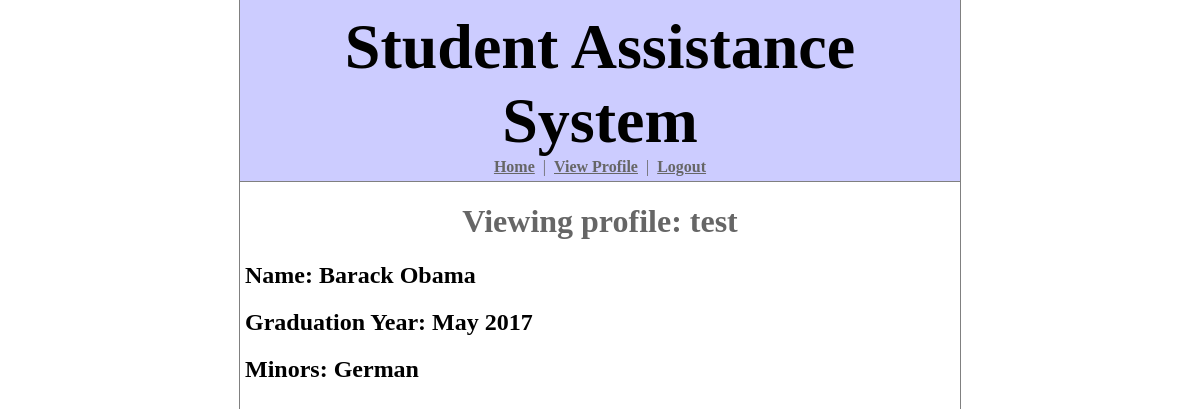
Page /accounts/profile/ (signed in) on the earlier database version.
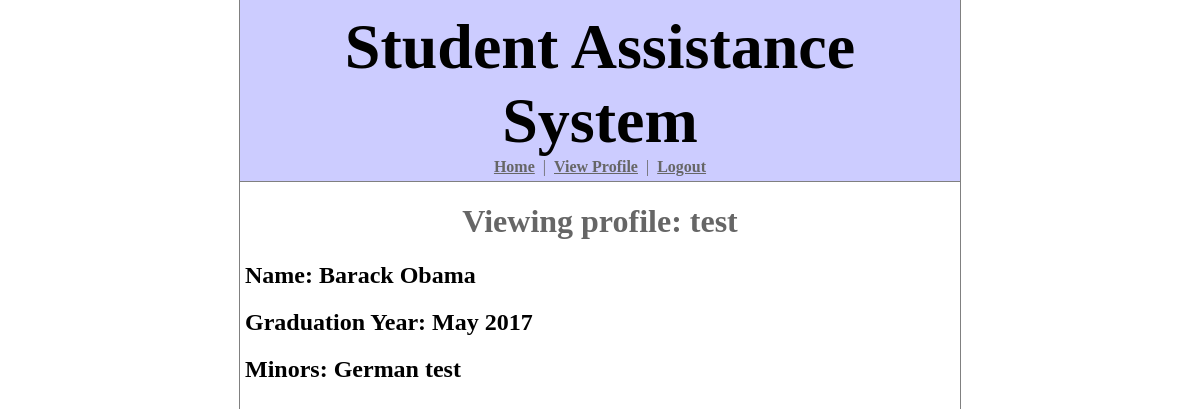
Same page on the later database version.
### student_assistance_system/models.py (models this page shows, shortened)
class RequirementSet(models.Model):
    name = models.CharField(max_length=50)
    department = models.ForeignKey(Department)
    type = models.IntegerField()  # 0 = major, 1 = minor, 2 = concentration
    effective_date = models.DateField()
    requirements = models.ManyToManyField(Requirement)

### student_assistance_system/views.py (the view)
# urls.py: url(r'^accounts/profile/$', views.profile, name='profile'),
@login_required
def profile(request):
    return render(request, 'student_assistance_system/profile.html', dict(user=request.user))

### student_assistance_system/templates/student_assistance_system/profile.html (shortened to what this page needs)
{% extends "student_assistance_system/base_site.html" %}
{% block content %}
<div id="centerText">
<h1>Viewing profile: {{ user.username }}</h1>
    </div>
<h2> Name: {{user.profile.name}}</h2>
<h2> Graduation Year: {{user.profile.year}} </h2>
<h2> Minors:
{% for minor in user.profile.minors.all %}
    {{ minor.name }}
{% endfor %} </h2>
{% endblock %}

Differences in the rows shown:
added RequirementSet: name "test"
